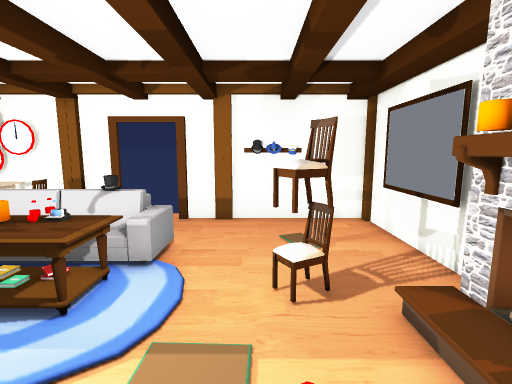
View 1 (above)

14 first-person views from a walk through a scene from a Unity 3-D project. The camera is 1.4 m above the floor, tilts 8° down and sees 85° across. The floor is counted in squares, 0.5 m on a side. Each view is taken from the middle of a square. On the plan, view 1 faces up. The plan holds only what a view shows up to about 19 squares ahead; the rest is blank. The player is left out. Some surface patterns are stand-ins.

View 2
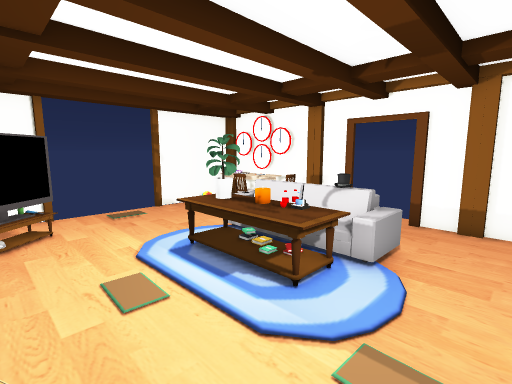

View 3
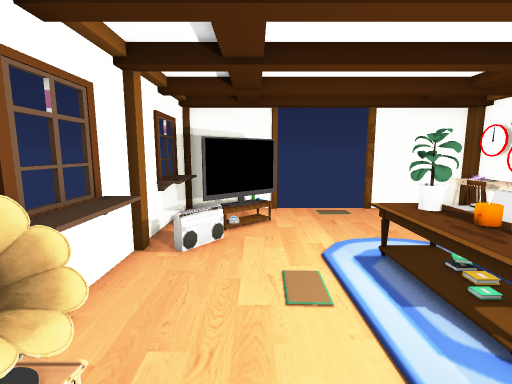

View 4
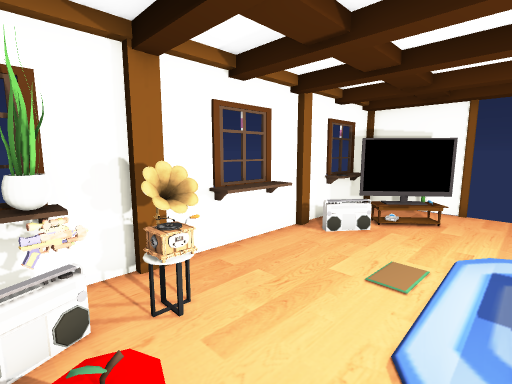

View 5
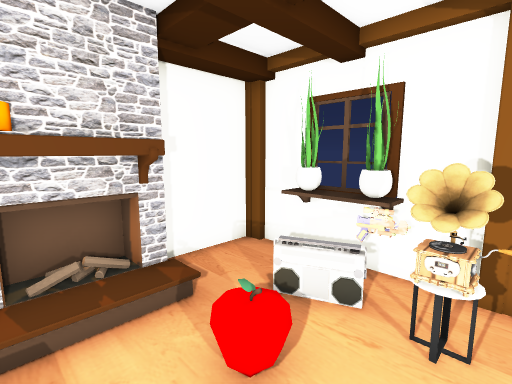

View 6
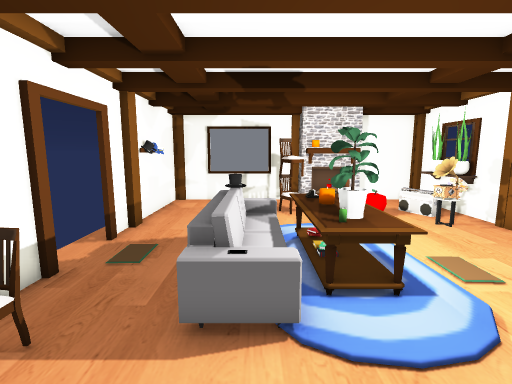

View 7
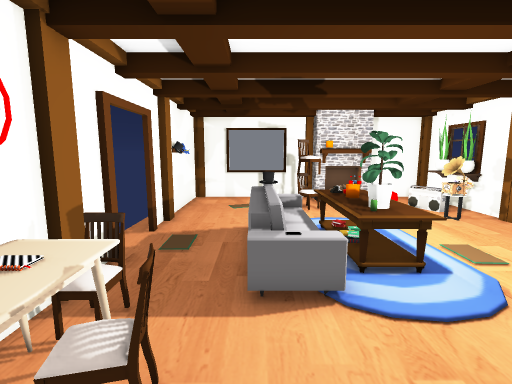

View 8
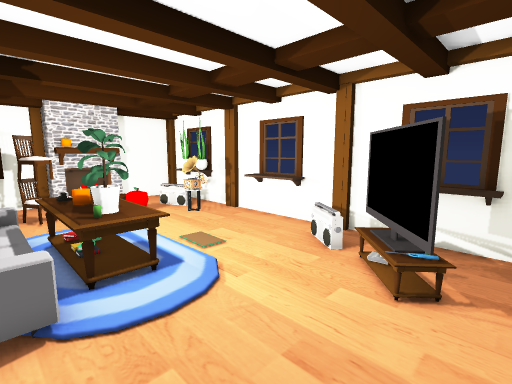

View 9
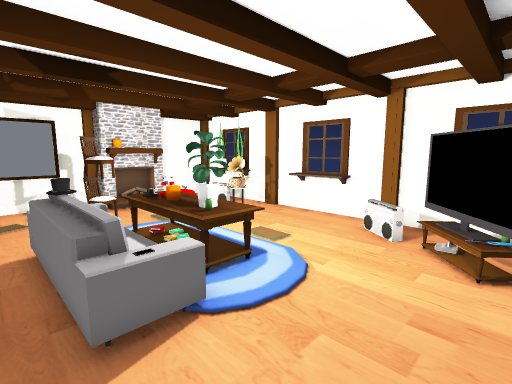

View 10
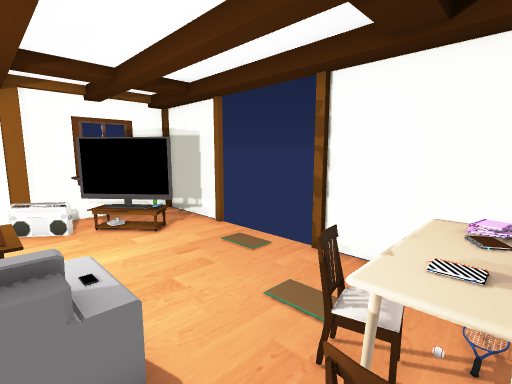

View 11
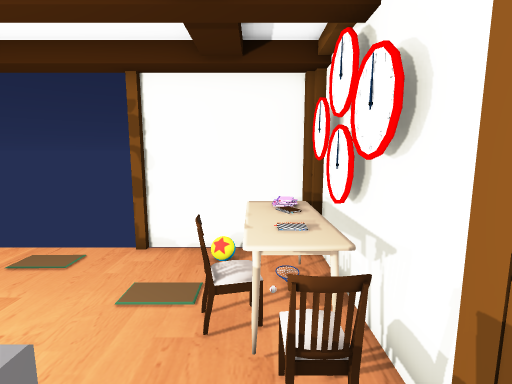

View 12
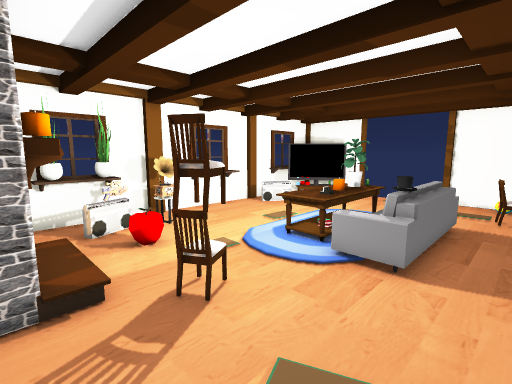

View 13
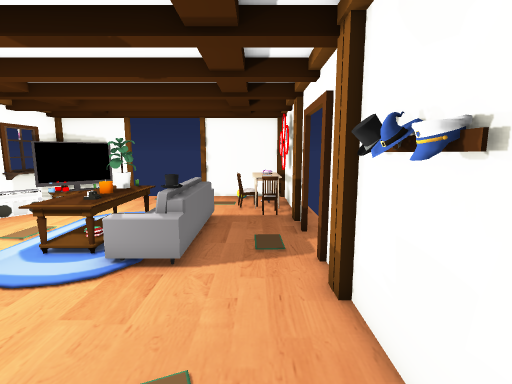

View 14
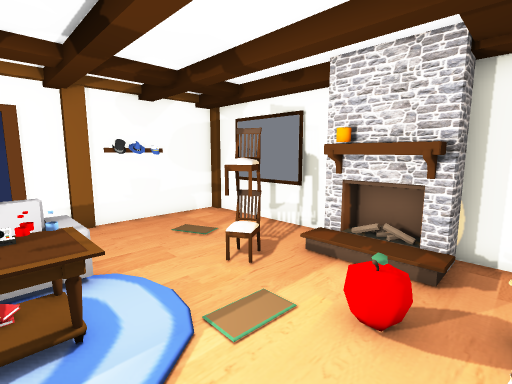

### Floor plan
Points are (right, up) in squares from view 1. A wall is a line through its corners. A room is listed if a view was taken in it or the views show most of it. See-through windows are left out.
Room 1 (views 1, 2, 3, 4, 5, 6, 7, 8, 9, 10, 11, 12, 13, 14)
walls: (0.4, 5.4) (1.1, 5.9) (1.5, 5.3) (0.7, 4.8) (0.4, 5.4); (1.5, 5.1) (1, 5.9); (-2.9, 11.6) (-3.4, 11.6); (-5.6, 11.6) (-6.1, 11.6); (-6, 11.8) (-7.4, 11.8); (-1.6, 11.8) (-3, 11.8); (-0.9, 11.6) (-1.8, 11.6); (-7.3, 11.6) (-8.1, 11.6); (-2.2, -2.2) (-1.5, -2.2) (-1.5, -2.5) (4.1, -2.5); (-0.4, 11.8) (-1.1, 11.8); (-8, 11.8) (-13.6, 11.8); (-7.8, -2.5) (-2.1, -2.5); (-8.4, -2.2) (-7.8, -2.2); (4.5, 4.4) (4.5, 5); (4.7, 4.9) (4.7, 11.3); (4.5, 11.1) (4.5, 11.8) (1.4, 11.8); (-14.1, 1.9) (-14.1, -2.2); (4.7, -2.2) (4.7, 1.4); (-14.1, 11.4) (-14.1, 6.8); (-13.8, -2.5) (-8.2, -2.5)
low walls: (-8.3, 10.2) (-8.3, 11) (-8.3, 10.2) (-9.2, 10.1); (-6.4, -1.6) (-3.6, -1.6); (-9.3, 9.8) (-11.2, 9.8); (-9.9, 9.2) (-10.6, 9.1) (-9.9, 9.3); (-8.3, 11.1) (-8.3, 10.6); (-9.6, 10.1) (-11.1, 10.1); (-10.6, 9.1) (-10.8, 10) (-10.1, 10.1); (-12.5, -1.6) (-10.9, -1.6)
ways out: gap at (-9, -1)
objects: other object (-13, 11); other object (-12, -1) to (-10, 2); other object (-12, 10); other object (-12, 11); other object (-11, 11); other object (-10, 11) to (-9, 11); other object (-8, -1); other object (-8, 6) to (-3, 8); other object (-8, 7); other object (-7, 4) to (-3, 6); other object (-7, 5); other object (-6, 5); other object (-5, 5); other object (-2, 0) to (-1, 0); other object (-2, 7); other object (0, -2); other object (0, -1); other object (0, 2); other object (0, 11); other object (0, 12); other object (1, -2); other object (1, 11); other object (1, 12); other object (2, -2); other object (3, 1) to (4, 4); other object (3, 4)

Positions as (right, up) in squares from view 1, and headings:
1: (0, 0), facing up
2: (0, 0), facing up-left
3: (0, 1), facing left
4: (1, 4), facing down-left
5: (-2, 4), facing down-right
6: (-12, 7), facing right
7: (-13, 8), facing right
8: (-13, 7), facing down-right
9: (-12, 9), facing down-right
10: (-7, 11), facing down-left
11: (-6, 10), facing left
12: (4, 10), facing down-left
13: (4, 10), facing left
14: (-4, 0), facing up-right
